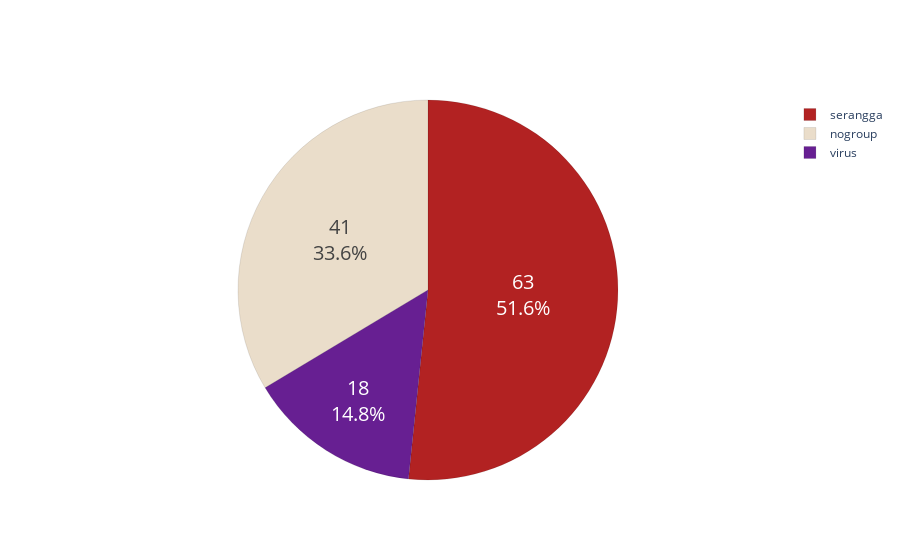

Notebook source saved alongside this figure:
### Code cell
# cuma tampilan
import plotly.graph_objects as go
data = df_node[df_node['taxon_id']!='NCBI:7038'] #yang bukan serangga utama
data = data.groupby(['group','color']).agg({'group': ['count'], }).reset_index().sort_values(
    ('group', 'count'),ascending=False
).reset_index(drop=True).values
labels = [i[0] for i in data]
colors = [i[1] for i in data]
slices = [i[2] for i in data]

fig = go.Figure(data=[go.Pie(labels=labels,values=slices)])
fig.update_traces(hoverinfo='label+percent', textinfo='value+percent', textfont_size=20, marker=dict(colors=colors, line=dict(color='#000000', width=0.1)))
fig.show()

### Figure 1 — Plotly figure (JSON) as saved in the notebook; plotly's stock layout.template omitted (floating-point values rounded to 4 significant figures)
{"data": [{"hoverinfo": "label+percent", "labels": ["serangga", "nogroup", "virus"], "marker": {"colors": ["#b22222", "#EADDCA", "#671f92"], "line": {"color": "#000000", "width": 0.1}}, "textfont": {"size": 20}, "textinfo": "value+percent", "type": "pie", "values": [63, 41, 18]}], "layout": {}}
